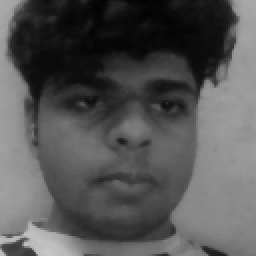
#> input picture Dataset/MOkesh/1.pgm, 128 x 128 px, given in place of the camera (shown 2 times larger)
$ python capture_faces.py --name ../Dataset/MOkesh
#> lines starting #> are read from the running program, lines starting #| are printed output that depends on the picture
### src/face_utils.py
import cv2

TARGET_SIZE = (128, 128)
FACE_PADDING = 0.20


def load_face_cascades():
    cascade_dir = cv2.data.haarcascades
    return [
        ("frontal", cv2.CascadeClassifier(cascade_dir + "haarcascade_frontalface_default.xml"), False),
        ("frontal_alt", cv2.CascadeClassifier(cascade_dir + "haarcascade_frontalface_alt2.xml"), False),
        ("profile_left", cv2.CascadeClassifier(cascade_dir + "haarcascade_profileface.xml"), False),
        ("profile_right", cv2.CascadeClassifier(cascade_dir + "haarcascade_profileface.xml"), True),
    ]


def prepare_for_detection(frame):
    gray = cv2.cvtColor(frame, cv2.COLOR_BGR2GRAY)
    gray = cv2.equalizeHist(gray)
    gray = cv2.GaussianBlur(gray, (3, 3), 0)
    return gray


def detect_primary_face(gray, cascades):
    candidates = []

    for detector_name, cascade, flip_image in cascades:
        if cascade.empty():
            continue

        search_img = cv2.flip(gray, 1) if flip_image else gray
        faces = cascade.detectMultiScale(
            search_img,
            scaleFactor=1.1,
            minNeighbors=4,
            minSize=(60, 60),
        )

        for (x, y, w, h) in faces:
            if flip_image:
                x = gray.shape[1] - x - w
            candidates.append((x, y, w, h, detector_name))

    if not candidates:
        return None

    return max(candidates, key=lambda face: face[2] * face[3])


def crop_with_padding(gray, x, y, w, h, padding=FACE_PADDING):
    pad_x = int(w * padding)
    pad_y = int(h * padding)
    x1 = max(0, x - pad_x)
    y1 = max(0, y - pad_y)
    x2 = min(gray.shape[1], x + w + pad_x)
    y2 = min(gray.shape[0], y + h + pad_y)
    return gray[y1:y2, x1:x2]

### src/capture_faces.py
import argparse
import os

import cv2
try:
    from .face_utils import (
        TARGET_SIZE,
        crop_with_padding,
        detect_primary_face,
        load_face_cascades,
        prepare_for_detection,
    )
except ImportError:
    from face_utils import (
        TARGET_SIZE,
        crop_with_padding,
        detect_primary_face,
        load_face_cascades,
        prepare_for_detection,
    )


def parse_args():
    parser = argparse.ArgumentParser(
        description="Capture face images from webcam and add them to the dataset."
    )
    parser.add_argument("--name", required=True, help="Folder name / label to save under Dataset")
    parser.add_argument("--count", type=int, default=20, help="Number of images to collect")
    return parser.parse_args()


def ensure_output_dir(person_name):
    output_dir = os.path.join("Dataset", person_name)
    os.makedirs(output_dir, exist_ok=True)
    return output_dir


def next_index(output_dir):
    existing = []
    for file_name in os.listdir(output_dir):
        stem, ext = os.path.splitext(file_name)
        if ext.lower() == ".pgm" and stem.isdigit():
            existing.append(int(stem))

    return max(existing, default=0) + 1

def main():
    args = parse_args()
    output_dir = ensure_output_dir(args.name)
    image_index = next_index(output_dir)
    saved_count = 0

    cap = cv2.VideoCapture(0)
    cascades = load_face_cascades()

    print(f"Saving images to: {output_dir}")
    print("Controls: press S to save the detected face, ESC to quit.")
    print("Tip: turn your head slowly left/right until the green box follows your face.")

    while saved_count < args.count:
        ret, frame = cap.read()
#> frame is the input picture: shape (128, 128, 3); min 2, max 198, mean 84.6
        if not ret:
            continue

        gray = cv2.cvtColor(frame, cv2.COLOR_BGR2GRAY)
        detect_gray = prepare_for_detection(frame)
#> in prepare_for_detection, `gray = cv2.equalizeHist(gray)`:
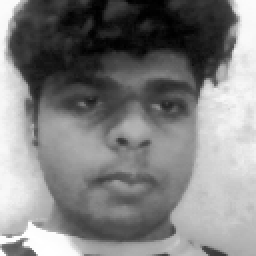
#> gray: shape (128, 128) (shown 2 times larger); min 0, max 255, mean 128.4

        display = frame.copy()
        status = f"Saved: {saved_count}/{args.count}"
        face_info = detect_primary_face(detect_gray, cascades)
#> the loop in detect_primary_face, `for detector_name, cascade, flip_image in cascades:` made 4 passes
#> faces on passes 1 to 2: [[20, 18, 94, 94]], [[19, 18, 95, 95]]
#> after the loop in detect_primary_face, `for detector_name, cascade, flip_image in cascades:`:
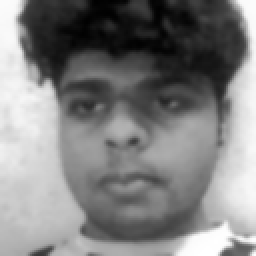
#> search_img: shape (128, 128) (shown 2 times larger); min 1, max 255, mean 128.5
#> after the loop in detect_primary_face, `for detector_name, cascade, flip_image in cascades:`: candidates = [(20, 18, 94, 94, 'frontal'), (19, 18, 95, 95, 'frontal_alt')]; x = 19
#> face_info = (19, 18, 95, 95, 'frontal_alt')

        if face_info is not None:
            x, y, w, h, detector_name = face_info
#> x = 19; y = 18; w = 95; h = 95; detector_name = 'frontal_alt'
            cv2.rectangle(display, (x, y), (x + w, y + h), (0, 255, 0), 2)
            face_crop = crop_with_padding(gray, x, y, w, h)
#> in crop_with_padding, `pad_x = int(w * padding)`: pad_x = 19
#> in crop_with_padding, `x1 = max(0, x - pad_x)`: x1 = 0
#> in crop_with_padding, `x2 = min(gray.shape[1], x + w + pad_x)`: x2 = 128
            status = f"{status} | {detector_name}"
#> status = 'Saved: 0/20 | frontal_alt'
        else:
            face_crop = None
            status = f"{status} | No face detected"

        cv2.putText(
            display,
            status,
            (10, 30),
            cv2.FONT_HERSHEY_SIMPLEX,
            0.7,
            (0, 255, 255),
            2,
        )
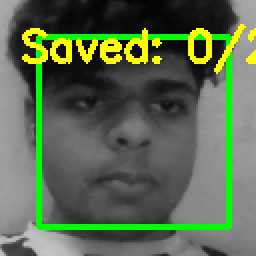
#> display: shape (128, 128, 3) (shown 2 times larger); mean B, G, R 78, 106.3, 90.1
        cv2.imshow("Capture Faces", display)

        key = cv2.waitKey(1) & 0xFF
#> (key Esc is pressed here)
        if key == 27:
            break

        if key == ord("s") and face_crop is not None:
            face_crop = cv2.resize(face_crop, TARGET_SIZE)
            file_path = os.path.join(output_dir, f"{image_index}.pgm")
            cv2.imwrite(file_path, face_crop)
            print(f"Saved {file_path}")
            image_index += 1
            saved_count += 1

    cap.release()
    cv2.destroyAllWindows()
    print(f"Finished. Collected {saved_count} image(s) for {args.name}.")


if __name__ == "__main__":
    main()

$ run again, on Dataset/MOkesh/11.pgm
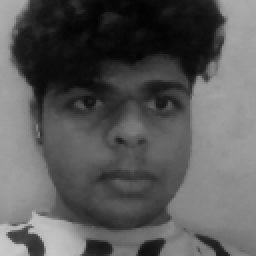
#> input picture Dataset/MOkesh/11.pgm, 128 x 128 px, given in place of the camera (shown 2 times larger)
#> in main, frame is the input picture: shape (128, 128, 3); min 2, max 200, mean 89.4
#> the loop in detect_primary_face, `for detector_name, cascade, flip_image in cascades:` made 4 passes
#> faces on passes 1 to 2: [[20, 21, 89, 89]], [[20, 20, 90, 90]]
#> after the loop in detect_primary_face, `for detector_name, cascade, flip_image in cascades:`:
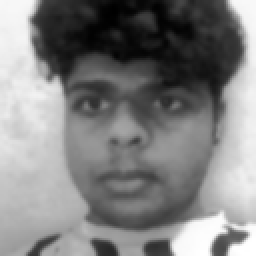
#> search_img: shape (128, 128) (shown 2 times larger); min 0, max 255, mean 128.4
#> after the loop in detect_primary_face, `for detector_name, cascade, flip_image in cascades:`: candidates = [(20, 21, 89, 89, 'frontal'), (20, 20, 90, 90, 'frontal_alt')]; x = 20
#> face_info = (20, 20, 90, 90, 'frontal_alt')
#> in main, `x, y, w, h, detector_name = face_info`: x = 20; w = 90; detector_name = 'frontal_alt'
#> pad_x = 18
#> x1 = 2
#> x2 = 128
#> status = 'Saved: 0/20 | frontal_alt'
#> in main, `cv2.putText( display, status, (10, 30), cv2.FONT_HERSHEY_SIMPLEX, 0.7,..`:
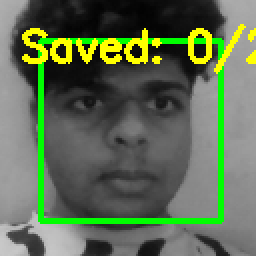
#> display: shape (128, 128, 3) (shown 2 times larger); mean B, G, R 82.5, 108.9, 94.6
